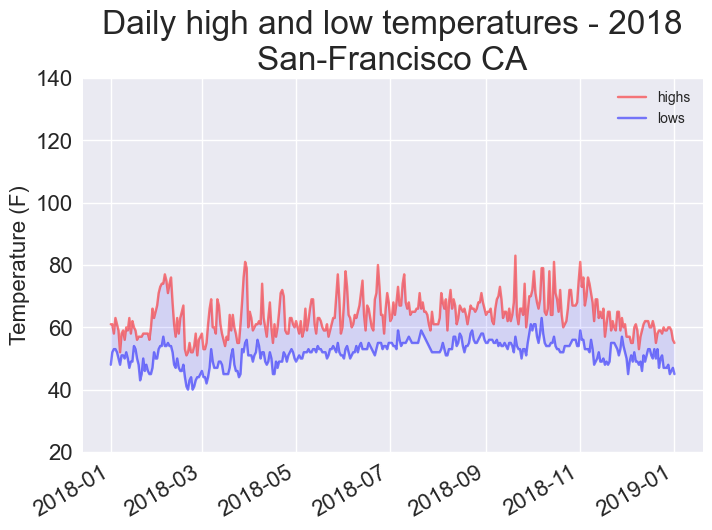

Source code (Python):
import csv
from datetime import datetime
from matplotlib import pyplot as plt

filename = '../data/san_francisco_2018.csv'
with open(filename) as f:
	reader = csv.reader(f)
	header_row = next(reader)


	# Чтение дат, температурных максимумов из файла
	highs, lows, dates = [], [], []
	for row in reader:
		current_date = datetime.strptime(row[header_row.index('DATE')], '%Y-%m-%d')
		try:
			high = int(row[header_row.index('TMAX')])
			low = int(row[header_row.index('TMIN')])
		except ValueError:
			f'Missing data at {current_date}'
		else:
			dates.append(current_date)
			highs.append(high)
			lows.append(low)


# Нанесение данных на диаграмму
plt.style.use('seaborn')
fig, ax = plt.subplots()
plt.plot(dates, highs, c='red', alpha=0.5, label='highs')
plt.plot(dates, lows, c='blue', alpha=0.5, label='lows')
plt.axis(ymin=20, ymax=140)
plt.fill_between(dates, highs, lows, facecolor='blue', alpha=0.1)

# Оформление диаграммы
plt.title('Daily high and low temperatures - 2018\nSan-Francisco CA', fontsize=24)
plt.xlabel('', fontsize=16)
fig.autofmt_xdate()
plt.ylabel('Temperature (F)', fontsize=16)
plt.tick_params(axis='both', which='major', labelsize=16)
plt.legend()

plt.savefig('san_francisco_highs_lows.png', bbox_inches='tight')